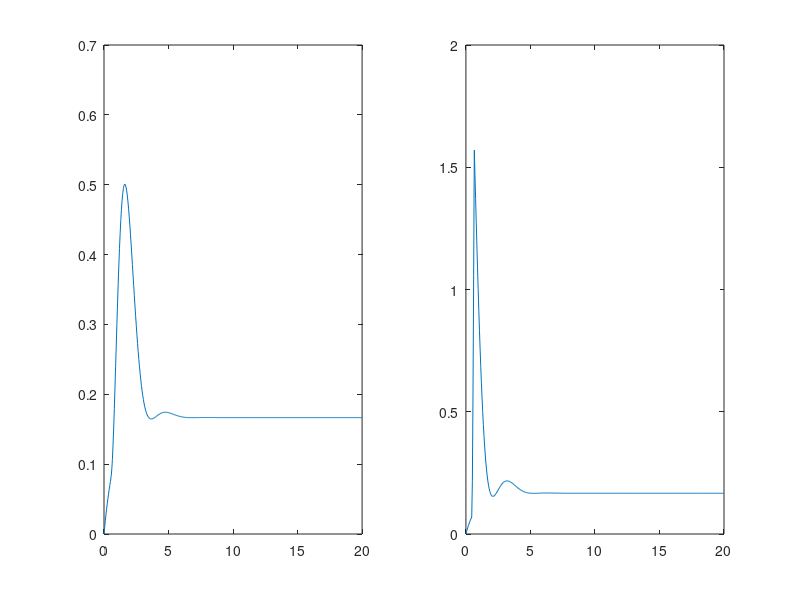

Recreate this plot in MATLAB.
clearvars
close all
clc


J = 1;
dt = 0.05;
T = 0:dt:20;
% t = 0:dt:T;
time = 10;
tau = 4;
gamma = 1;
P = 0.2; %Incohernet pumping

theta = pi/4;
phi = pi/4;
p1 = cos(theta)^2;
p2 = sin(theta)^2 * cos(phi)^2;
p3 = sin(theta)^2 * sin(phi)^2;

d = 6; %dimension of the annihilation and creation operator
a = diag(sqrt(1:d-1),1); %annihilation operator
p_number = 1;
I = eye(d);
alpha = 1;

W = 10*rand(1,2);
sig_z = [1,0;0,-1];
sig_m = [0,0;1,0];
sig_p = [0,1;0,0];

gs = [0;1]; %Ground state
es = [1;0]; %Excited state
Ini = 1/sqrt(2)*[1;1];

I_a = eye(d);
I_b = eye(2);
b1 = kron(sig_m, kron(I_b, I_a));
% b1 = kron(I_a,kron(sig_m, I_b));
b2 = kron(I_b, kron(sig_m, I_a));
% b2 = kron(I_a, kron(I_b, sig_m));
A = kron(I_b, kron(I_b,a));
% A = kron(a,kron(I_b,I_b));

H_R = J*(b1'*b2 + b2'*b1);

psi = kron(gs,gs); %reservoir 1 : excited, reservoir 2 : ground
rho_R = psi*psi';

%%

%%
% Coherent state
rho_coh = 0; %Initialization

for i = 0:d-1
    for j = 0:d-1
        rho_coh = rho_coh + exp(-alpha^2)*(alpha^i)*(conj(alpha)^j)/sqrt(prod(1:i)*prod(1:j))*I(:,i+1)*I(:,j+1)';
    end
end

% trace(rho_coh)
g2_coh = trace(a'*a'*a*a*rho_coh)/trace(a'*a*rho_coh)^2; %should be 2

%% 
% Thermal state
nth = 0.5;
rho_th = 0;

for i=0:d-1
    rho_th = rho_th+(nth^i/(1+nth)^(i+1))*I(:,i+1)*I(:,i+1)'; 
end
% trace(rho_th)
g2_th = trace(a'*a'*a*a*rho_th)/trace(a'*a*rho_th)^2; %should be 1

%%
% rho_fock = I(:,d)*I(:,d)';
psi_fock = (a')^p_number/sqrt(prod(1:p_number))*I(:,1);
rho_fock = psi_fock*psi_fock';
g2_fock = trace(a'*a'*a*a*rho_fock)/trace(a'*a*rho_fock)^2;
g2_fock_check = (p_number - 1)/p_number;

%% 
rho_s = p1*rho_fock + p2*rho_coh + p3*rho_th;

rho = kron(rho_R, rho_s);

for t=1:length(T)
    % Pe(t) = kron(es, If(:,1))'*rho*kron(es, If(:,1));
    % correlation(t) = trace(rho*A'*A'*A*A)/trace(rho*A'*A)^2;
    n1(t) = trace(rho*b1'*b1);
    n2(t) = trace(rho*b2'*b2);
    n_a(t) = trace(rho*A'*A); %this should be constant when u add cascade coupling term
    
    H = H_R;
    K1 = -1i*(H*rho - rho*H) + (W(1)*(A*rho*b1' - b1'*A*rho + b1*rho*A' - rho*A'*b1) ...
                             + W(2)*(A*rho*b2' - b2'*A*rho + b2*rho*A' - rho*A'*b2))*(t>=time).*(t<time+tau) ...
                             + gamma/2*(2*b1*rho*b1' - rho*b1'*b1 - b1'*b1*rho) ...
                             + gamma/2*(2*b2*rho*b2' - rho*b2'*b2 - b2'*b2*rho) ...
                             + P/2*(2*b1'*rho*b1 - rho*b1*b1' - b1*b1'*rho)...
                             + P/2*(2*b2'*rho*b2 - rho*b2*b2' - b2*b2'*rho);
    rho1 = rho + 0.5*dt*K1;
    K2 = -1i*(H*rho1 - rho1*H) + (W(1)*(A*rho1*b1' - b1'*A*rho1 + b1*rho1*A' - rho1*A'*b1) ...
                               + W(2)*(A*rho1*b2' - b2'*A*rho1 + b2*rho1*A' - rho1*A'*b2))*(t>=time).*(t<time+tau) ...
                               + gamma/2*(2*b1*rho1*b1' - rho1*b1'*b1 - b1'*b1*rho1) ...
                               + gamma/2*(2*b2*rho1*b2' - rho1*b2'*b2 - b2'*b2*rho1) ...
                               + P/2*(2*b1'*rho1*b1 - rho1*b1*b1' - b1*b1'*rho1) ...
                               + P/2*(2*b2'*rho1*b2 - rho1*b2*b2' - b2*b2'*rho1);
    rho2 = rho + 0.5*dt*K2;
    K3 = -1i*(H*rho2 - rho2*H) + (W(1)*(A*rho2*b1' - b1'*A*rho2 + b1*rho2*A' - rho2*A'*b1) ...
                               + W(2)*(A*rho2*b2' - b2'*A*rho2 + b2*rho2*A' - rho2*A'*b2))*(t>=time).*(t<time+tau) ...
                               + gamma/2*(2*b1*rho2*b1' - rho2*b1'*b1 - b1'*b1*rho2) ...
                               + gamma/2*(2*b2*rho2*b2' - rho2*b2'*b2 - b2'*b2*rho2) ...
                               + P/2*(2*b1'*rho2*b1 - rho2*b1*b1' - b1*b1'*rho2) ...
                               + P/2*(2*b2'*rho2*b2 - rho2*b2*b2' - b2*b2'*rho2);
    rho3 = rho + dt*K3;
    K4 = -1i*(H*rho3 - rho3*H) + (W(1)*(A*rho3*b1' - b1'*A*rho3 + b1*rho3*A' - rho3*A'*b1) ...
                               + W(2)*(A*rho3*b2' - b2'*A*rho3 + b2*rho3*A' - rho3*A'*b2))*(t>=time).*(t<time+tau) ...
                               + gamma/2*(2*b1*rho3*b1' - rho3*b1'*b1 - b1'*b1*rho3) ...
                               + gamma/2*(2*b2*rho3*b2' - rho3*b2'*b2 - b2'*b2*rho3) ...
                               + P/2*(2*b1'*rho3*b1 - rho3*b1*b1' - b1*b1'*rho3) ...
                               + P/2*(2*b2'*rho3*b2 - rho3*b2*b2' - b2*b2'*rho3);

    rho = rho + 1/6*dt*(K1+2*K2+2*K3+K4);
end

figure()
subplot(1,2,1)
plot(T,abs(n1))
subplot(1,2,2)
plot(T,abs(n2))
% figure()
% plot(T,abs(n_a))